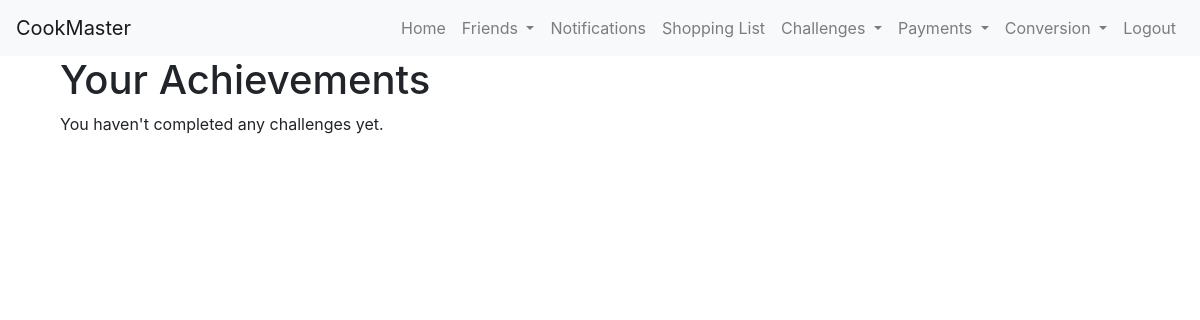
The page /achievements (signed in) on the database as committed earlier.
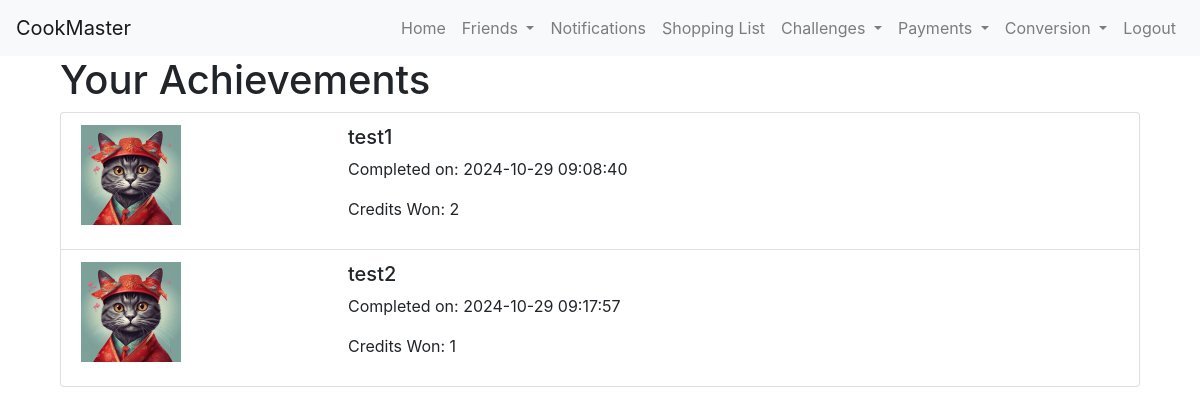
The same page on the database as committed later.
### app/models.py (models this page shows, shortened)
class Challenge(db.Model):
    __tablename__ = 'challenge'
    id = db.Column(db.Integer, primary_key=True)
    name = db.Column(db.String(100), nullable=False)
    icon = db.Column(db.String(100))  # Path to the icon
    creator_id = db.Column(db.Integer, db.ForeignKey('user.id'), nullable=False)
    credits_required = db.Column(db.Integer, nullable=False)
    duration = db.Column(db.Integer, nullable=False)  # Duration in seconds
    started_at = db.Column(db.DateTime, nullable=False)  # Start time of the challenge
    ended = db.Column(db.Boolean, default=False)  # Field to mark if the challenge has ended
    participants = db.relationship('ChallengeParticipant', backref='challenge_participation', lazy=True, cascade="all, delete-orphan")

class Achievement(db.Model):
    __tablename__ = 'achievement'
    id = db.Column(db.Integer, primary_key=True)
    user_id = db.Column(db.Integer, db.ForeignKey('user.id'), nullable=False)  # ForeignKey to User
    challenge_id = db.Column(db.Integer, db.ForeignKey('challenge.id'), nullable=False)  # ForeignKey to Challenge
    challenge_name = db.Column(db.String(100), nullable=False)
    credits_won = db.Column(db.Integer, nullable=False)
    completion_time = db.Column(db.DateTime, nullable=False)  # Store when the achievement was completed

### app/user_routes.py (the view, shortened to what this page needs)
@user.route('/achievements')
@login_required
def achievements():
    completed_challenges = Challenge.query.filter_by(ended=True).all()
    for challenge in completed_challenges:
        total_wagered_credits = db.session.query(
            db.func.sum(ChallengeParticipant.wagered_credits)
        ).filter_by(challenge_id=challenge.id).scalar() or 0
        winner = ChallengeParticipant.query.filter_by(
            challenge_id=challenge.id
        ).order_by(ChallengeParticipant.progress.desc()).first()
    user_achievements = Achievement.query.filter_by(user_id=current_user.id).all()
    completed_challenges_data = []
    for achievement in user_achievements:
        challenge = Challenge.query.get(achievement.challenge_id)
        completed_challenges_data.append({
            'name': achievement.challenge_name,
            'completion_time': achievement.completion_time.strftime('%Y-%m-%d %H:%M:%S'),
            'image': challenge.icon if challenge else 'default_icon.jpg',
            'credits': achievement.credits_won
        })
    return render_template('achievements.html', completed_challenges=completed_challenges_data)

### app/__init__.py (called while the page is built)
@login_manager.user_loader
def load_user(user_id):
    from app.models import User
    return User.query.get(int(user_id))

### app/templates/achievements.html
{% extends "base.html" %}
{% block content %}
  <div class="container">
    <h1>Your Achievements</h1>
    {% if completed_challenges %}
      <ul class="list-group">
        {% for challenge in completed_challenges %}
          <li class="list-group-item">
            <div class="row">
              <div class="col-md-3">
                <img src="{{ url_for('static', filename='challenges/' + challenge.image) }}" alt="{{ challenge.name }}" class="img-fluid" style="max-width: 100px; max-height: 100px;">
              </div>
              <div class="col-md-9">
                <h5>{{ challenge.name }}</h5>
                <p>Completed on: {{ challenge.completion_time }}</p>
                <p>Credits Won: {{ challenge.credits }}</p>
              </div>
            </div>
          </li>
        {% endfor %}
      </ul>
    {% else %}
      <p>You haven't completed any challenges yet.</p>
    {% endif %}
  </div>
{% endblock %}

Rows that differ between the two databases and show on the page:
added Challenge: icon (picture)
added Achievement: name "test1"
added Challenge: icon (picture)
added Achievement: name "test2"
Other text that changed with them:
new list line: "Completed on: 2024-10-29 09:08:40 Credits Won: 2"
new list line: "Completed on: 2024-10-29 09:17:57 Credits Won: 1"
text no longer shown: "You haven't completed any challenges yet."
